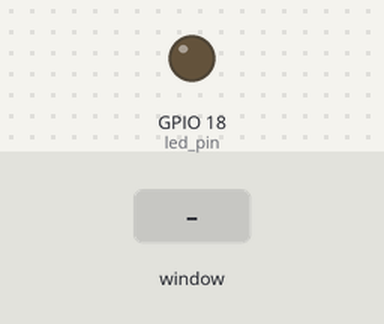
Recording of a program running on a simulated Raspberry Pi (BCM pin numbers). Shown: output pins drawn as LEDs (lit = HIGH). The inputs (shaded band) are chosen by the test bench. The desktop window is not drawn, its controls go by their first labels and the mouse button is held 0.15 s.

Above: at 1.2 s.
1.3 s: slider 1 in the window set to 50
At 2.5 s:
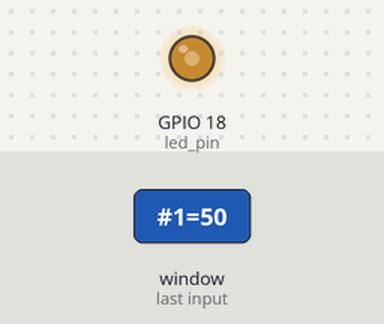
2.8 s: slider 1 in the window set to 100
At 3.9 s:
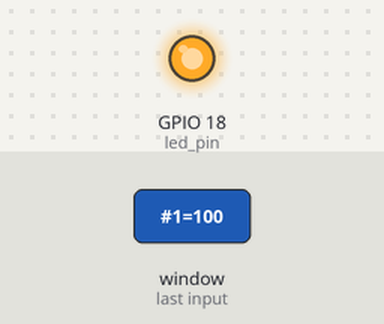
4.3 s: slider 1 in the window set to 25
At 5.0 s:
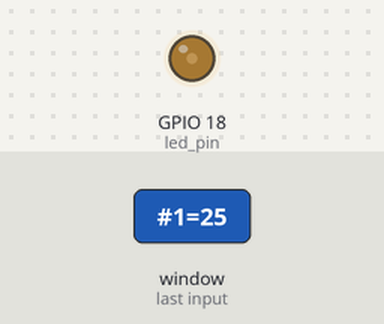
Timing chart, 0 to 7.3 s (numbered marks = the images above; inputs shaded):
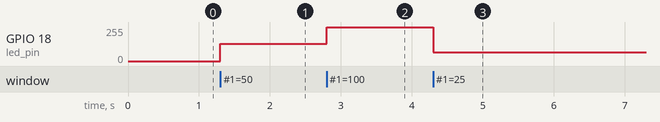

Measured:
- after the input at 1.3 s, GPIO 18 (led_pin): 0/255 → 128/255 at once
- after the input at 2.8 s, GPIO 18 (led_pin): 128/255 → 255/255 at once
- after the input at 4.3 s, GPIO 18 (led_pin): 255/255 → 64/255 at once

The program:

gpio.py
```python
import RPi.GPIO as GPIO
import tkinter as tk


GPIO.setwarnings(False)
led_pin = 18
GPIO.setmode(GPIO.BCM)
GPIO.setup(led_pin,GPIO.OUT)

pwm_led=GPIO.PWM(led_pin,500)
pwm_led.start(0)

def update(duty):
    global counter
    pwm_led.ChangeDutyCycle(float(duty))
    counter=int(duty)
    var.set(str(counter))
    colorchange()
root=tk.Tk()
root.title("PWM　Power Control")
counter=0
backgroundcolor=0
var=tk.StringVar()
var.set(str(counter))
label=tk.Label(root,textvariable=var,fg='white',font=('Arial',18),width=50,height=2)
scale=tk.Scale(root,from_=0, to=100, resolution=1, orient=tk.HORIZONTAL,command=update,length=500)

scale.pack()
label.pack()
def colorchange():
    if counter > 100:
        label.config(bg='mediumorchid')
    elif counter >= 90 and counter <= 100:
        label.config(bg='violet')
    elif counter >= 80 and counter < 90:
        label.config(bg='royalblue')
    elif counter >= 70 and counter < 80:
        label.config(bg='cyan')
    elif counter >= 60 and counter < 70:
        label.config(bg='paleTurquoise')
    elif counter >= 50 and counter < 60:
        label.config(bg='palegreen')
    elif counter >= 40 and counter < 50:
        label.config(bg='lightgreen')
    elif counter >= 30 and counter < 40:
        label.config(bg='gold')
    elif counter >= 20 and counter < 30:
        label.config(bg='orange')
    elif counter >= 10 and counter < 20:
        label.config(bg='lightcoral')
    elif counter >= 0 and counter < 10:
        label.config(bg='gray')

def add1():
    global counter
    if counter>=100:
        counter=100
    else:
        counter=counter+1
    var.set(str(counter))
    pwm_led.ChangeDutyCycle(counter)
    scale.set(counter)

btn1=tk.Button(root,text="+1",font=('Arial',18),width=15,height=2,command=add1)
btn1.pack(side=tk.RIGHT)

def clear():
    global counter
    counter=0
    var.set(str(counter))
    pwm_led.ChangeDutyCycle(counter)
    scale.set(counter)

btn3=tk.Button(root,text="0",font=('Arial',18),width=15,height=2,command=clear)
btn3.pack(side=tk.RIGHT)

def sub1():
    global counter
    if counter<=0:
        counter=0
    else:
        counter=counter-1
    var.set(str(counter))
    pwm_led.ChangeDutyCycle(counter)
    scale.set(counter)

btn2=tk.Button(root,text="-1",font=('Arial',18),width=15,height=2,command=sub1)
btn2.pack(side=tk.LEFT)

root.mainloop()
```
